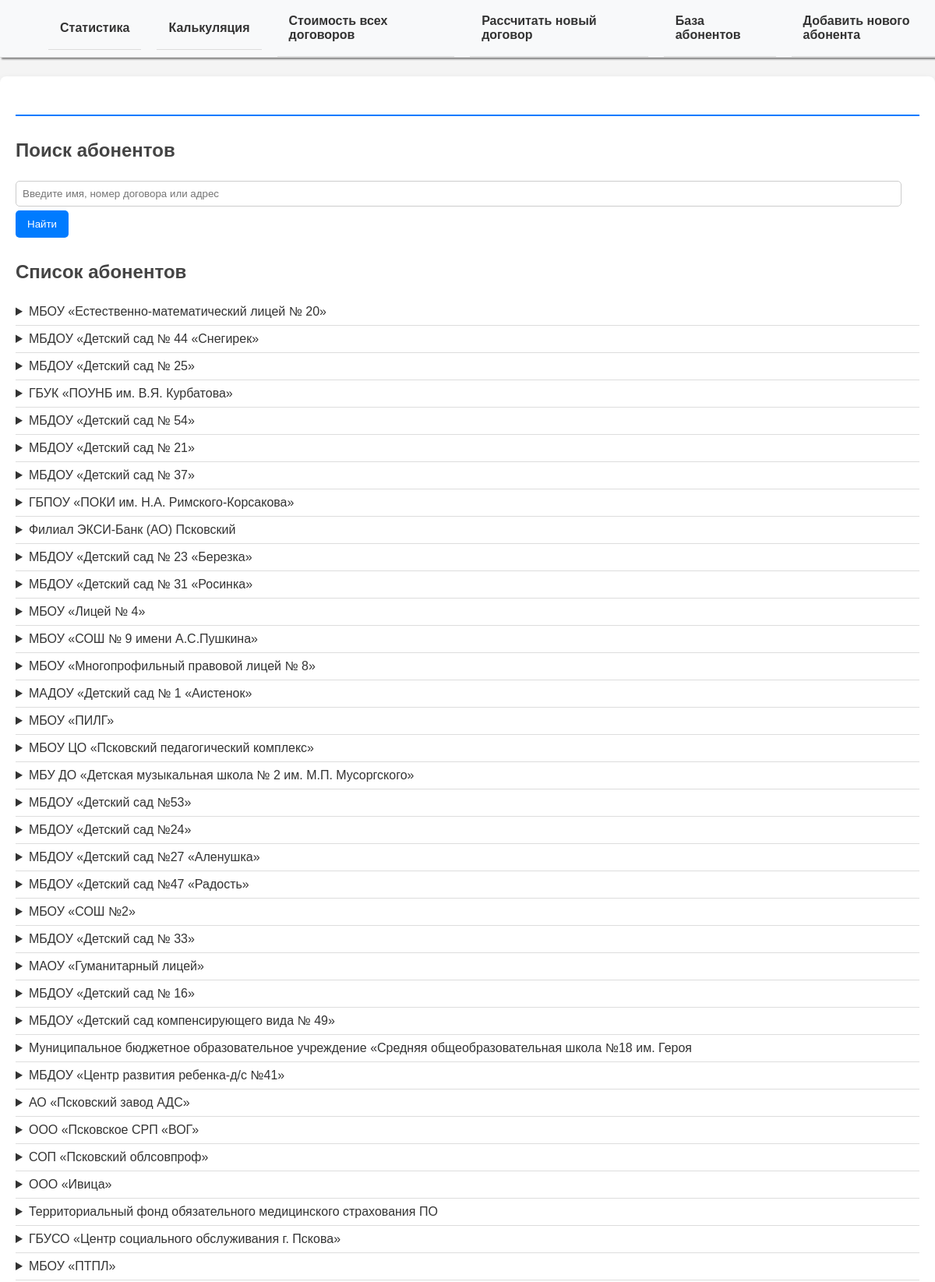
/subscribers_db/ (upper part), run on the app's committed database.
### myapp/models.py (models this page shows, shortened)
class Subscriber(models.Model):
    i_number = models.IntegerField(verbose_name="Номер договора", )
    name = models.CharField(max_length=255, verbose_name="Наименование")
    fio = models.CharField(max_length=255, verbose_name="ФИО руководителя")
    post = models.CharField(max_length=255, verbose_name="Должность руководителя")
    short_name = models.CharField(max_length=100, verbose_name="Сокращенное наименование")
    post_index = models.CharField(max_length=6, verbose_name="Почтовый индекс")
    street = models.CharField(max_length=100, verbose_name="Улица")
    house = models.CharField(max_length=6, verbose_name="Номер дома")
    inn = models.CharField(max_length=12, verbose_name="ИНН")
    account_number = models.CharField(max_length=20, verbose_name="Расчетный счет")
    corr_account = models.CharField(max_length=20, verbose_name="Корр счет")
    bik = models.CharField(max_length=9, verbose_name="БИК")
    kpp = models.CharField(max_length=9, verbose_name="КПП")
    ogrn = models.CharField(max_length=13, verbose_name="ОГРН")
    l_number = models.CharField(max_length=11, verbose_name="Лицевой счет")
    bank_name = models.CharField(max_length=255, verbose_name="Наименование банка")
    hws_node_modem = models.IntegerField(verbose_name="Количество узлов учета ГВС/общих с автоматической передачей данных", default = 0)
    hws_node_modem_discount = models.IntegerField(verbose_name="Количество узлов ГВС/общих с автоматической передачей данных со скодкой", default = 0)
    hws_node_no_modem = models.IntegerField(verbose_name="Количество узлов учета ГВС/общих без автоматической передачи данных", default = 0)
    hws_node_no_modem_discount = models.IntegerField(verbose_name="Количество узлов ГВС/общих без автоматической передачи данных со скидкой", default = 0)
    heating_node_modem = models.IntegerField(verbose_name="Количество узлов учета отопления с автоматической передачей данных", default = 0)
    heating_node_modem_discount = models.IntegerField(verbose_name = "Количество узлов отопления с автоматической передачей данных со скидкой", default = 0)
    heating_node_no_modem = models.IntegerField(verbose_name="Количество узлов учета отопления без автоматической передачи данных", default = 0)
    heating_node_no_modem_discount = models.IntegerField(verbose_name = "Количество узлов отопления без автоматической передачи данных со скидкой", default = 0)
    hws_automation_node = models.IntegerField(verbose_name="Количество узлов автоматики ГВС", default = 0)
    hws_automation_node_discount = models.IntegerField(verbose_name = "Количество узлов автоматики ГВС со скидкой", default = 0)
    heating_automation_node = models.IntegerField(verbose_name="Количество узлов автоматики отопления", default = 0)
    heating_automation_node_discount = models.IntegerField(verbose_name = "Количество автоматики отопления со скидкой", default = 0)
    hws_four_year_node = models.IntegerField(verbose_name="Количество узлов ГВС/общих до 4-х лет", default=0)
    heating_four_year_node = models.IntegerField(verbose_name="Количество узлов отопления до 4-х лет", default=0)
    total_cost = models.DecimalField(max_digits=12, decimal_places=2, verbose_name="Сумма договора", default=0.00)
    total_contract_sum = models.DecimalField(max_digits=12, decimal_places=2, verbose_name="Сумма всех договоров", default=0.00)
    total_contracts = models.IntegerField(default=0)

### myapp/views.py (the view)
# urls.py: path('subscribers_db/', views.subscribers_db, name='subscribers_db'),
def subscribers_db(request):
    if request.method == 'POST':
        form = SubscriberForm(request.POST)
        if form.is_valid():
            form.save()
            return redirect('subscribers_db')
    form = SubscriberForm()
    subscribers = Subscriber.objects.all()
    return render(request, 'myapp/subscribers_db.html', {'form': form, 'subscribers': subscribers})

### myapp/forms.py
class SubscriberForm(forms.ModelForm):
    class Meta:
        model = Subscriber
        fields = ['i_number', 'name', 'short_name', 'post_index', 'street', 'house', 'fio', 'post', 'inn',
                  'account_number', 'corr_account', 'bik', 'bik', 'kpp', 'ogrn', 'l_number',
                  'bank_name', 'hws_node_modem', 'hws_node_modem_discount', 'hws_node_no_modem', 'hws_node_no_modem_discount', 'hws_four_year_node',
                  'heating_node_modem', 'heating_node_modem_discount', 'heating_node_no_modem', 'heating_node_no_modem_discount', 'heating_four_year_node',
                  'hws_automation_node', 'hws_automation_node_discount', 'heating_automation_node', 'heating_automation_node_discount']

### myapp/templates/myapp/subscribers_db.html (shortened to what this page needs)
﻿{% extends 'myapp/index.html' %}
{% block content %}
<h2>Поиск абонентов</h2>
<form method="get" action="{% url 'search_subscribers' %}">
    <input type="text" name="q" value="{{ query }}" placeholder="Введите имя, номер договора или адрес">
    <button type="submit">Найти</button>
</form>
<h2>Список абонентов</h2>
<ul>
    {% for subscriber in subscribers %}
    <li>
        <details>
            <summary>{{ subscriber.short_name }} {{ subscriber.contract_number }}</summary>
        </details>
    </li>
    {% endfor %}
</ul>
{% endblock %}

### myapp/static/css/style.css (style rules this page uses)
html, body { height: 100%; margin: 0; padding: 0; overflow-x: hidden; }
body { font-family: Arial, sans-serif; background-color: #f4f4f4; margin: 0; padding: 0; color: #333; }
h2 { font-size: 24px; color: #444; margin-top: 30px; }
ul { list-style-type: none; padding: 0; }
ul li { padding: 8px 0; border-bottom: 1px solid #ddd; }
button, .btn { display: inline-block; background: #007bff; color: white; padding: 10px 15px; text-decoration: none; border: none; border-radius: 5px; cursor: pointer; transition: background 0.3s; }
input, select { width: 98%; padding: 8px; margin: 5px 0; border: 1px solid #ccc; border-radius: 5px; }
h2 { width: 100%; }

### data on the page
Subscriber: short_name "МБОУ «Естественно-математический лицей № 20»"
Subscriber: short_name "МБДОУ «Детский сад № 44 «Снегирек»"
Subscriber: short_name "МБДОУ «Детский сад № 25»"
Subscriber: short_name "ГБУК «ПОУНБ им. В.Я. Курбатова»"
Subscriber: short_name "МБДОУ «Детский сад № 54»"
Subscriber: short_name "МБДОУ «Детский сад № 21»"
Subscriber: short_name "МБДОУ «Детский сад № 37»"
Subscriber: short_name "ГБПОУ «ПОКИ им. Н.А. Римского-Корсакова»"
Subscriber: short_name "Филиал ЭКСИ-Банк (АО) Псковский"
Subscriber: short_name "МБДОУ «Детский сад № 23 «Березка»"
Subscriber: short_name "МБДОУ «Детский сад № 31 «Росинка»"
Subscriber: short_name "МБОУ «Лицей № 4»"
Subscriber: short_name "МБОУ «СОШ № 9 имени А.С.Пушкина»"
Subscriber: short_name "МБОУ «Многопрофильный правовой лицей № 8»"
Subscriber: short_name "МАДОУ «Детский сад № 1 «Аистенок»"
Subscriber: short_name "МБОУ «ПИЛГ»"
Subscriber: short_name "МБОУ ЦО «Псковский педагогический комплекс»"
Subscriber: short_name "МБУ ДО «Детская музыкальная школа № 2 им. М.П. Мусоргского»"
Subscriber: short_name "МБДОУ «Детский сад №53»"
Subscriber: short_name "МБДОУ «Детский сад №24»"
Subscriber: short_name "МБДОУ «Детский сад №27 «Аленушка»"
Subscriber: short_name "МБДОУ «Детский сад №47 «Радость»"
Subscriber: short_name "МБОУ «СОШ №2»"
Subscriber: short_name "МБДОУ «Детский сад № 33»"
Subscriber: short_name "МАОУ «Гуманитарный лицей»"
Subscriber: short_name "МБДОУ «Детский сад № 16»"
Subscriber: short_name "МБДОУ «Детский сад компенсирующего вида № 49»"
Subscriber: short_name "Муниципальное бюджетное образовательное учреждение «Средняя общеобразовательная школа №18 им. Героя"
Subscriber: short_name "МБДОУ «Центр развития ребенка-д/с №41»"
Subscriber: short_name "АО «Псковский завод АДС»"
Subscriber: short_name "ООО «Псковское СРП «ВОГ»"
Subscriber: short_name "СОП «Псковский облсовпроф»"
Subscriber: short_name "ООО «Ивица»"
Subscriber: short_name "Территориальный фонд обязательного медицинского страхования ПО"
Subscriber: short_name "ГБУСО «Центр социального обслуживания г. Пскова»"
Subscriber: short_name "МБОУ «ПТПЛ»"
